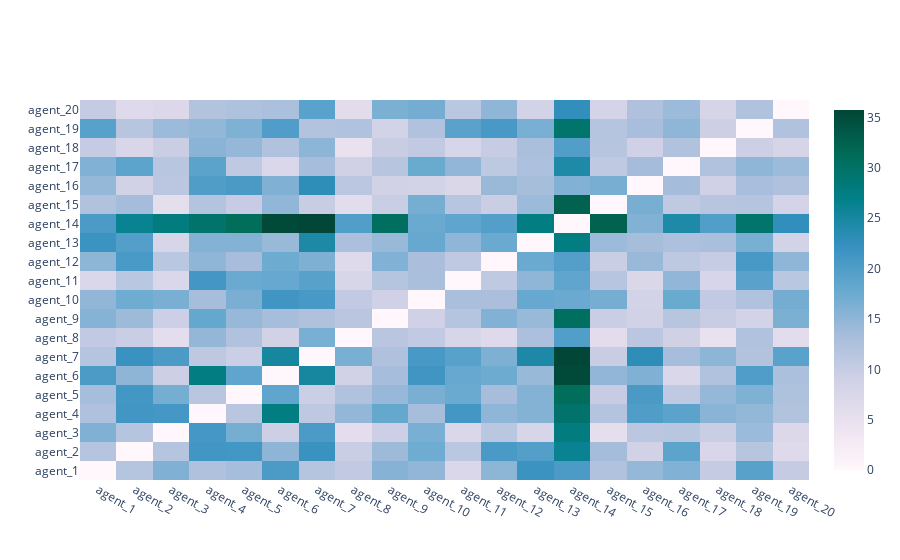

Write notebook code for a chart like this one.
### Code cell
fig = heatmap(
    net.similarity_heatmap(),
    x_labels=['agent_'+str(i+1) for i in range(len(net.agents))],
    y_labels=['agent_'+str(i+1) for i in range(len(net.agents))]
)
fig.show()

### Figure 1 — Plotly figure (JSON) as saved in the notebook; plotly's stock layout.template omitted (floating-point values rounded to 4 significant figures; data arrays with more than 128 entries replaced by an {"elided": "..."} marker saying what was removed)
{"data": [{"colorscale": [[0.0, "rgb(255,247,251)"], [0.125, "rgb(236,226,240)"], [0.25, "rgb(208,209,230)"], [0.375, "rgb(166,189,219)"], [0.5, "rgb(103,169,207)"], [0.625, "rgb(54,144,192)"], [0.75, "rgb(2,129,138)"], [0.875, "rgb(1,108,89)"], [1.0, "rgb(1,70,54)"]], "hoverongaps": false, "x": ["agent_1", "agent_2", "agent_3", "agent_4", "agent_5", "agent_6", "agent_7", "agent_8", "agent_9", "agent_10", "agent_11", "agent_12", "agent_13", "agent_14", "agent_15", "agent_16", "agent_17", "agent_18", "agent_19", "agent_20"], "y": ["agent_1", "agent_2", "agent_3", "agent_4", "agent_5", "agent_6", "agent_7", "agent_8", "agent_9", "agent_10", "agent_11", "agent_12", "agent_13", "agent_14", "agent_15", "agent_16", "agent_17", "agent_18", "agent_19", "agent_20"], "z": {"elided": "20x20 float values"}, "type": "heatmap"}], "layout": {}}
